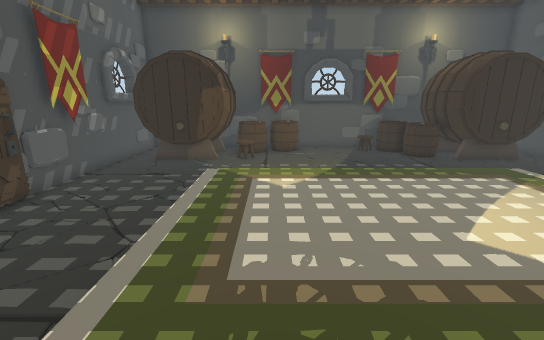
view 1 (above)

12 first-person views from a walk through a 3-D level made in the Unity game engine. The camera is 1.5 m above the floor, tilts 14° down and sees 90° across. The floor is counted in squares, 0.5 m on a side. Each view is taken from the middle of a square. On the plan, view 1 faces up. The plan holds only what a view shows up to about 20 squares ahead; the rest is blank. The player character is not drawn.

view 2
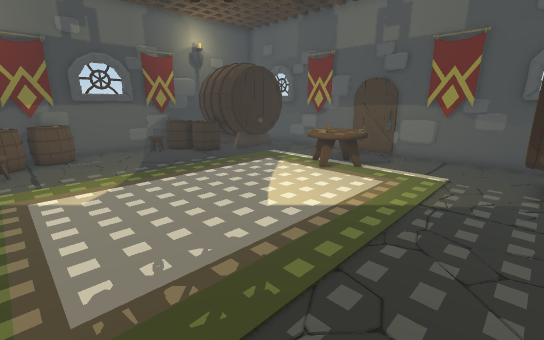

view 3
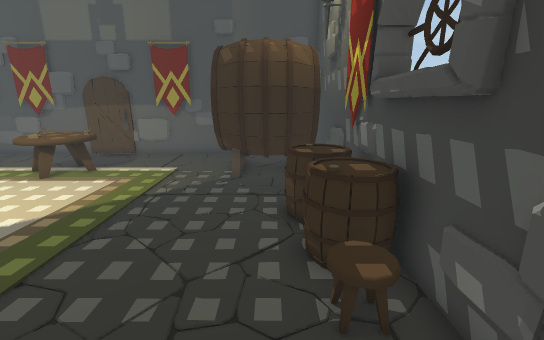

view 4
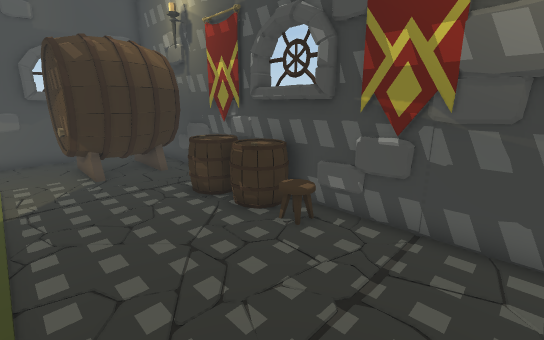

view 5
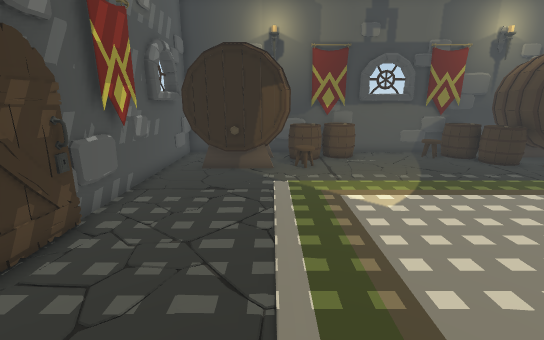

view 6
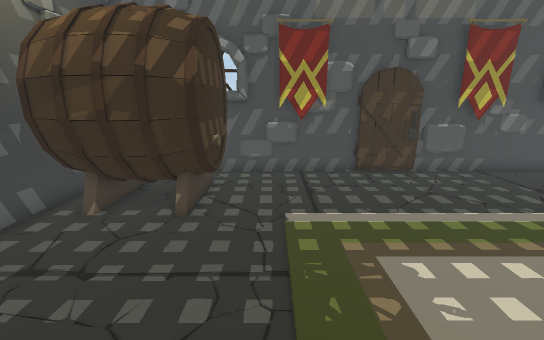

view 7
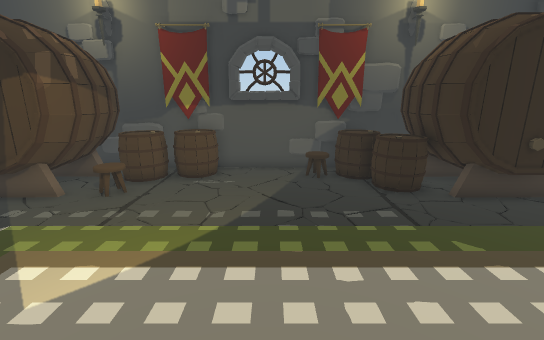

view 8
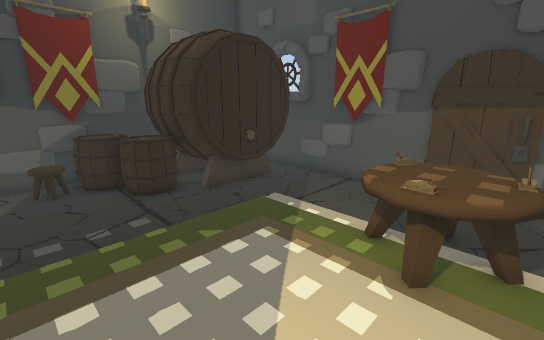

view 9
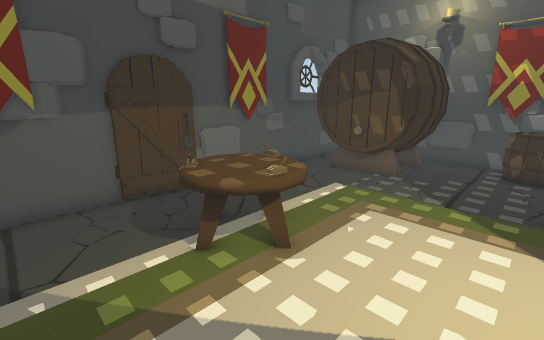

view 10
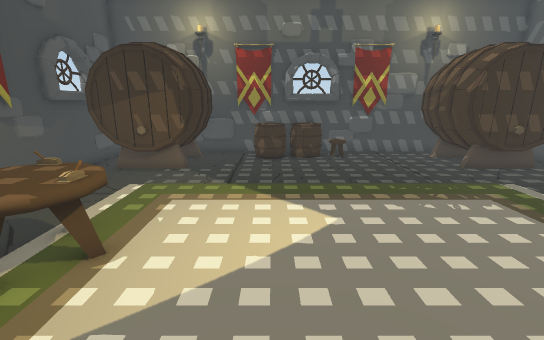

view 11
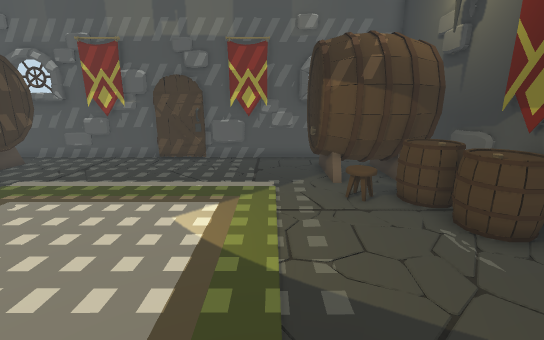

view 12
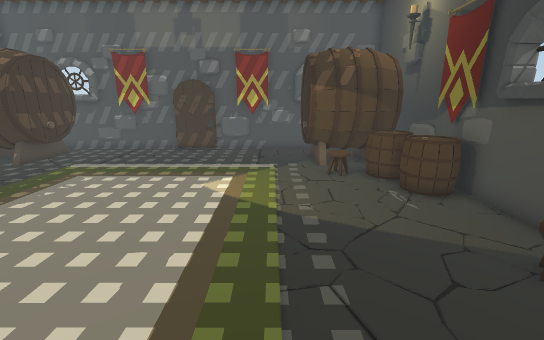

### Floor plan
Key: @ floor where view 1 was taken; # wall or solid block; . floor; B banner; A barrel; C carpet; O other object.
Columns run from 8 left of view 1 to 15 right of it. Each row starts with its distance up from view 1.
 19 ##  ######## ######
 18 #   AA#ABA#####BAAA
 17 # AAAAAAAAA...OAAAAAA
 16 #    AAA.......AAAA    #
 15 #   AAAO........AAAA   #
 14 #AAAAAA..........AAAAAA#
 13 #..................... #
 12 #......................#
 11 #.....        .    ....#
 10 #.....             ....#
  9 #.....            OO...#
  8 #.....     C     OOOO..#
  7 #.....     C     OOOO..#
  6 #.....      ..   COOO..#
  5 #.....C            ....#
  4 #.....             ....#
  3 #.....             ....#
  2 #......................#
  1 #......................#
  0 #AAAAAA.@........AAAAAA#
 -1 #   AAA..........AAA   #
 -2 #    AA.......A..AA    #
 -3   AAAAA...OAAAAA.AAAAA #
 -4     AAA#####A#AB##AA   #
 -5    ####################

Where each view was taken, in squares from view 1:
view 1: 0 up, 0 right, facing up
view 2: 0 up, 1 left, facing up-right
view 3: 2 down, 1 left, facing right
view 4: 2 up, 2 left, facing down-right
view 5: 2 up, 3 left, facing up
view 6: 2 up, 4 right, facing left
view 7: 6 up, 4 right, facing up
view 8: 6 up, 5 right, facing up-right
view 9: 11 up, 6 right, facing down-right
view 10: 12 up, 6 right, facing down
view 11: 12 up, 7 right, facing left
view 12: 12 up, 10 right, facing left
